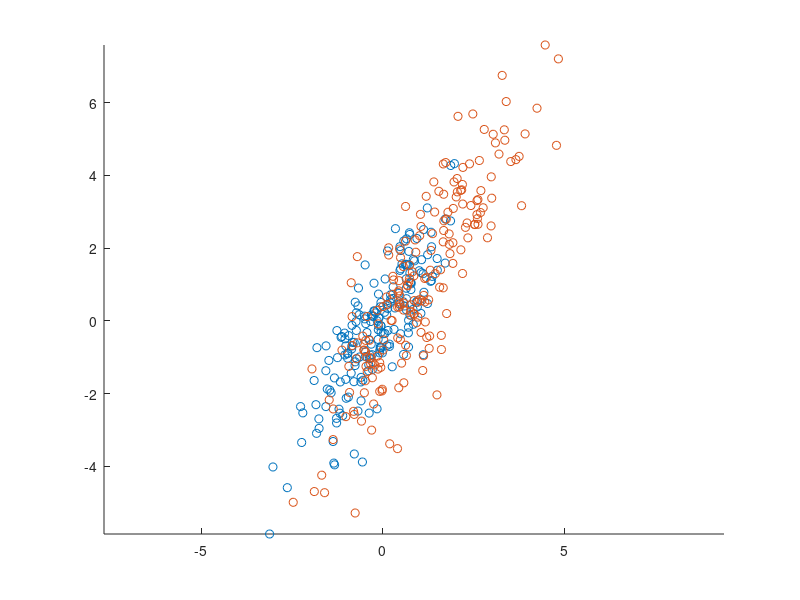

Recreate this plot in MATLAB. (Note: this script raises an error after producing the figure.)

mu1 = [0 0];
sigma1 = [1 1.5 ; 1.5 3];
X1 = mvnrnd(mu1,sigma1,200); 



mu2 = [1 1];
sigma2 = [2 3 ; 3 6];
X2 = mvnrnd(mu2,sigma2,200); 

nbIter = 150;
sizeTrain = 150;

ErreurX2=ones(1,150);
ErreurX1=zeros(1,150);

sizeX1=size(X1,1);
sizeX2=size(X2,1);


figure(1);
axis equal;
hold on;
scatter(X1(:,1), X1(:,2));
scatter(X2(:,1), X2(:,2));
hold off;

VX1=CalculACP(X1);
VX2=CalculACP(X2);
projX1=Projection(VX1,X1);
projX2=Projection(VX2,X2);

%visualisation des echantillons aprés la réduction 

figure(2)
hold on
axis equal
plot(projX2,'-');
plot(projX1,'-o');
hold off

for i=1:nbIter

%[ TrainX2,TestX2,TrainX1, TestX1] = extractTestAndTrain(X2, X1, sizeTrain);

[ TrainX2,TestX2,TrainX1, TestX1] = extractTestAndTrain(projX2,projX1, sizeTrain);


[modelX1]=TrainModel(TrainX1);
[modelX2]=TrainModel(TrainX2);



ResX1 = Myclassify(TestX1,modelX1,modelX2);
ResX2 = Myclassify(TestX2,modelX1,modelX2);


[X2Error, X1Error ] = ComputeError(ResX2, ResX1);


ErreurX1(i)= X1Error*100;
ErreurX2(i)=X2Error*100;


end;

ErreurX1=sum(ErreurX1)/100
ErreurX2=sum(ErreurX2)/100


figure(4);
plot(1:nbIter, ErreurX1, 'g')
hold on
plot(1:nbIter, ErreurX2)
